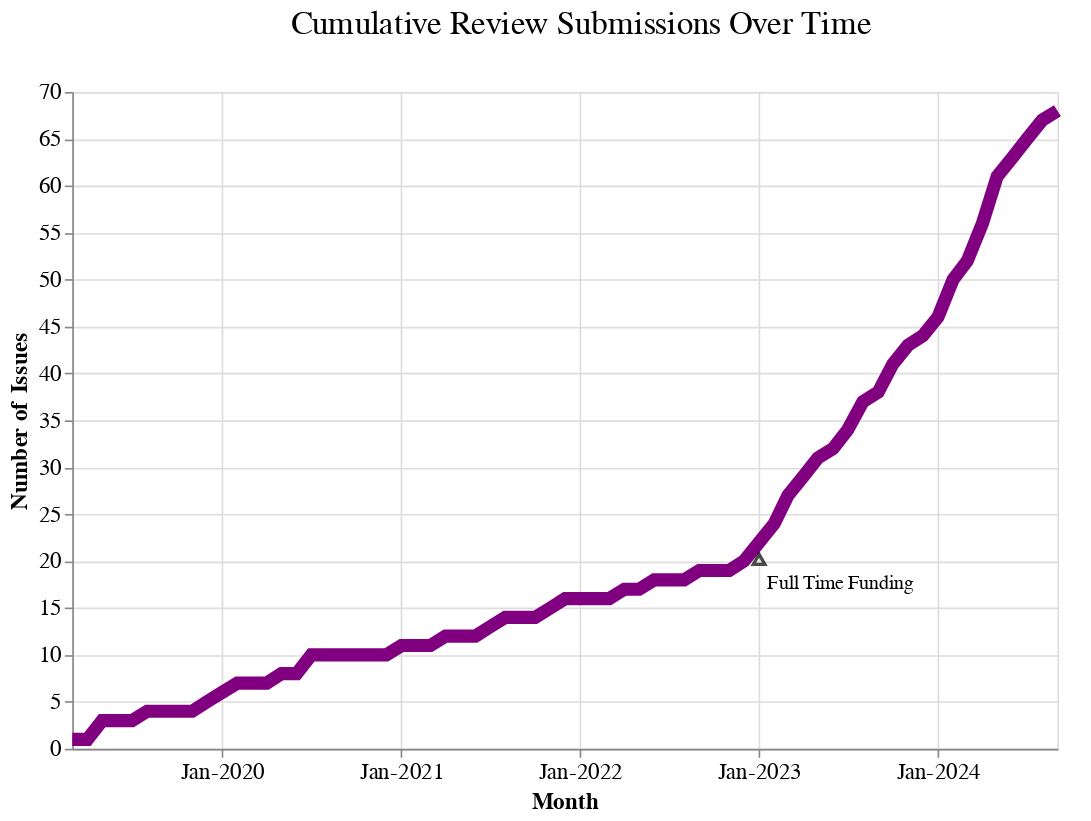

Write notebook code for a chart like this one.
### Code cell
# Create an Altair line plot
chart = (
    alt.Chart(final_monthly)
    .mark_line(color="purple", strokeWidth=8)
    .encode(
        x=alt.X(
            "date:T",
            axis=alt.Axis(
                title="Month",
                format="%b-%Y",
                tickCount="year",
            ),
        ),
        y=alt.Y(
            "cumulative_count:Q",
            axis=alt.Axis(
                title="Number of Issues",
                #tickMinStep=10,  # Not sure why altair isn't recognizing
                tickCount=10,
            ),
        ),
        tooltip=[
            alt.Tooltip("date:T", title="Month"),
            alt.Tooltip("cumulative_count:Q", title="Number of Issues"),
        ],
    )
    .properties(
        title=alt.TitleParams(
            text="Cumulative Review Submissions Over Time",
        ),
        width=600,
        height=400,
    )
)

label = (
    alt.Chart(
        pd.DataFrame(
            {
                "date": [
                    pd.Timestamp("2023-01-01")
                ],  # Specific x-axis location (January 2023)
                "cumulative_count": [16],
                "label": ["Full Time Funding"],
            }
        )
    )
    .mark_text(align="left", dx=5, dy=-10, color="black", fontSize=12, font="Poppins")
    .encode(x="date:T", y="cumulative_count:Q", text="label:N")
)

# Adding an arrow using mark_rule and mark_point
arrow = (
    alt.Chart(
        pd.DataFrame(
            {
                "date": [pd.Timestamp("2023-01-01")],
                "cumulative_count": [
                    20
                ],  # Adjust y-axis location to position the arrow
            }
        )
    )
    .mark_point(shape="triangle", angle=0, size=50, color="black")
    .encode(x="date:T", y="cumulative_count:Q")
)

# Combine the chart and the label
final_chart = chart + label + arrow

# Show the final chart
final_chart.show()

# Show the chart
# chart.show()

### Figure 1 — Vega-Lite specification as saved in the notebook (floating-point values rounded to 4 significant figures)
{"config": {"title": {"fontSize": 20, "font": "Poppins", "anchor": "middle", "color": "black", "fontWeight": 400, "dy": -20, "dx": 10}, "axis": {"labelFontSize": 14, "titleFontSize": 14, "titleFont": "Poppins", "labelFont": "Poppins"}, "axisX": {"labelAngle": 0}, "legend": {"labelFontSize": 12, "titleFontSize": 14, "titleFont": "Poppins", "labelFont": "Poppins"}, "bar": {"color": "purple", "fill": "purple"}, "line": {"color": "purple"}, "view": {"height": 300, "width": 600, "padding": {"top": 190, "left": 10, "right": 10, "bottom": 90}}}, "layer": [{"data": {"name": "data-bce8d0f97cc6896431eab72541a688ac"}, "mark": {"type": "line", "color": "purple", "strokeWidth": 8}, "encoding": {"tooltip": [{"field": "date", "title": "Month", "type": "temporal"}, {"field": "cumulative_count", "title": "Number of Issues", "type": "quantitative"}], "x": {"axis": {"format": "%b-%Y", "tickCount": "year", "title": "Month"}, "field": "date", "type": "temporal"}, "y": {"axis": {"tickCount": 10, "title": "Number of Issues"}, "field": "cumulative_count", "type": "quantitative"}}, "title": {"text": "Cumulative Review Submissions Over Time"}}, {"data": {"name": "data-885435433e90c9e36bd36f19a234dabd"}, "mark": {"type": "text", "align": "left", "color": "black", "dx": 5, "dy": -10, "font": "Poppins", "fontSize": 12}, "encoding": {"text": {"field": "label", "type": "nominal"}, "x": {"field": "date", "type": "temporal"}, "y": {"field": "cumulative_count", "type": "quantitative"}}}, {"data": {"name": "data-967c9fd2600aa1f4ef471e2361e60d17"}, "mark": {"type": "point", "angle": 0, "color": "black", "shape": "triangle", "size": 50}, "encoding": {"x": {"field": "date", "type": "temporal"}, "y": {"field": "cumulative_count", "type": "quantitative"}}}], "height": 400, "width": 600, "$schema": "https://vega.github.io/schema/vega-lite/v5.17.0.json", "datasets": {"data-bce8d0f97cc6896431eab72541a688ac": [{"date": "2019-03-01T00:00:00", "issue_count": 1, "cumulative_count": 1}, {"date": "2019-04-01T00:00:00", "issue_count": 0, "cumulative_count": 1}, {"date": "2019-05-01T00:00:00", "issue_count": 2, "cumulative_count": 3}, {"date": "2019-06-01T00:00:00", "issue_count": 0, "cumulative_count": 3}, {"date": "2019-07-01T00:00:00", "issue_count": 0, "cumulative_count": 3}, {"date": "2019-08-01T00:00:00", "issue_count": 1, "cumulative_count": 4}, {"date": "2019-09-01T00:00:00", "issue_count": 0, "cumulative_count": 4}, {"date": "2019-10-01T00:00:00", "issue_count": 0, "cumulative_count": 4}, {"date": "2019-11-01T00:00:00", "issue_count": 0, "cumulative_count": 4}, {"date": "2019-12-01T00:00:00", "issue_count": 1, "cumulative_count": 5}, {"date": "2020-01-01T00:00:00", "issue_count": 1, "cumulative_count": 6}, {"date": "2020-02-01T00:00:00", "issue_count": 1, "cumulative_count": 7}, {"date": "2020-03-01T00:00:00", "issue_count": 0, "cumulative_count": 7}, {"date": "2020-04-01T00:00:00", "issue_count": 0, "cumulative_count": 7}, {"date": "2020-05-01T00:00:00", "issue_count": 1, "cumulative_count": 8}, {"date": "2020-06-01T00:00:00", "issue_count": 0, "cumulative_count": 8}, {"date": "2020-07-01T00:00:00", "issue_count": 2, "cumulative_count": 10}, {"date": "2020-08-01T00:00:00", "issue_count": 0, "cumulative_count": 10}, {"date": "2020-09-01T00:00:00", "issue_count": 0, "cumulative_count": 10}, {"date": "2020-10-01T00:00:00", "issue_count": 0, "cumulative_count": 10}, {"date": "2020-11-01T00:00:00", "issue_count": 0, "cumulative_count": 10}, {"date": "2020-12-01T00:00:00", "issue_count": 0, "cumulative_count": 10}, {"date": "2021-01-01T00:00:00", "issue_count": 1, "cumulative_count": 11}, {"date": "2021-02-01T00:00:00", "issue_count": 0, "cumulative_count": 11}, {"date": "2021-03-01T00:00:00", "issue_count": 0, "cumulative_count": 11}, {"date": "2021-04-01T00:00:00", "issue_count": 1, "cumulative_count": 12}, {"date": "2021-05-01T00:00:00", "issue_count": 0, "cumulative_count": 12}, {"date": "2021-06-01T00:00:00", "issue_count": 0, "cumulative_count": 12}, {"date": "2021-07-01T00:00:00", "issue_count": 1, "cumulative_count": 13}, {"date": "2021-08-01T00:00:00", "issue_count": 1, "cumulative_count": 14}, {"date": "2021-09-01T00:00:00", "issue_count": 0, "cumulative_count": 14}, {"date": "2021-10-01T00:00:00", "issue_count": 0, "cumulative_count": 14}, {"date": "2021-11-01T00:00:00", "issue_count": 1, "cumulative_count": 15}, {"date": "2021-12-01T00:00:00", "issue_count": 1, "cumulative_count": 16}, {"date": "2022-01-01T00:00:00", "issue_count": 0, "cumulative_count": 16}, {"date": "2022-02-01T00:00:00", "issue_count": 0, "cumulative_count": 16}, {"date": "2022-03-01T00:00:00", "issue_count": 0, "cumulative_count": 16}, {"date": "2022-04-01T00:00:00", "issue_count": 1, "cumulative_count": 17}, {"date": "2022-05-01T00:00:00", "issue_count": 0, "cumulative_count": 17}, {"date": "2022-06-01T00:00:00", "issue_count": 1, "cumulative_count": 18}, {"date": "2022-07-01T00:00:00", "issue_count": 0, "cumulative_count": 18}, {"date": "2022-08-01T00:00:00", "issue_count": 0, "cumulative_count": 18}, {"date": "2022-09-01T00:00:00", "issue_count": 1, "cumulative_count": 19}, {"date": "2022-10-01T00:00:00", "issue_count": 0, "cumulative_count": 19}, {"date": "2022-11-01T00:00:00", "issue_count": 0, "cumulative_count": 19}, {"date": "2022-12-01T00:00:00", "issue_count": 1, "cumulative_count": 20}, {"date": "2023-01-01T00:00:00", "issue_count": 2, "cumulative_count": 22}, {"date": "2023-02-01T00:00:00", "issue_count": 2, "cumulative_count": 24}, {"date": "2023-03-01T00:00:00", "issue_count": 3, "cumulative_count": 27}, {"date": "2023-04-01T00:00:00", "issue_count": 2, "cumulative_count": 29}, {"date": "2023-05-01T00:00:00", "issue_count": 2, "cumulative_count": 31}, {"date": "2023-06-01T00:00:00", "issue_count": 1, "cumulative_count": 32}, {"date": "2023-07-01T00:00:00", "issue_count": 2, "cumulative_count": 34}, {"date": "2023-08-01T00:00:00", "issue_count": 3, "cumulative_count": 37}, {"date": "2023-09-01T00:00:00", "issue_count": 1, "cumulative_count": 38}, {"date": "2023-10-01T00:00:00", "issue_count": 3, "cumulative_count": 41}, {"date": "2023-11-01T00:00:00", "issue_count": 2, "cumulative_count": 43}, {"date": "2023-12-01T00:00:00", "issue_count": 1, "cumulative_count": 44}, {"date": "2024-01-01T00:00:00", "issue_count": 2, "cumulative_count": 46}, {"date": "2024-02-01T00:00:00", "issue_count": 4, "cumulative_count": 50}, {"date": "2024-03-01T00:00:00", "issue_count": 2, "cumulative_count": 52}, {"date": "2024-04-01T00:00:00", "issue_count": 4, "cumulative_count": 56}, {"date": "2024-05-01T00:00:00", "issue_count": 5, "cumulative_count": 61}, {"date": "2024-06-01T00:00:00", "issue_count": 2, "cumulative_count": 63}, {"date": "2024-07-01T00:00:00", "issue_count": 2, "cumulative_count": 65}, {"date": "2024-08-01T00:00:00", "issue_count": 2, "cumulative_count": 67}, {"date": "2024-09-01T00:00:00", "issue_count": 1, "cumulative_count": 68}], "data-885435433e90c9e36bd36f19a234dabd": [{"date": "2023-01-01T00:00:00", "cumulative_count": 16, "label": "Full Time Funding"}], "data-967c9fd2600aa1f4ef471e2361e60d17": [{"date": "2023-01-01T00:00:00", "cumulative_count": 20}]}}
